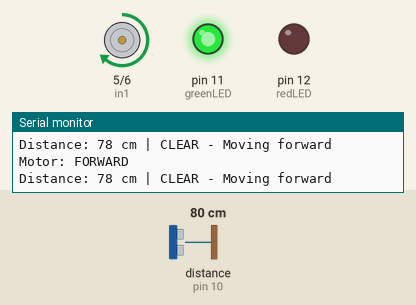
This sketch was run on a simulated Arduino Uno, built with avr-gcc and run on an emulated ATmega328P. On the bench: motor-driver pin pairs drawn as motors (green arrow = first pin HIGH = forward, orange = second pin HIGH = backward, longer = more drive, scaled by the enable pin), output pins drawn as LEDs (lit = HIGH), the last lines printed to the serial monitor. Wiring (inferred from the names in the program): ultrasonic range finder: trigger pin 9; echo pin 10. Inputs (shaded band) come from the test bench; at power-on: distance to the obstacle (sensor on pin 10) 80 cm. The echo pulse lasts 58.3 µs per cm; pins used as bus, display or sensor lines are not drawn.

Above: at 4.2 s.
4.3 s: distance to the obstacle (sensor on pin 10) set to 23 cm
7.3 s: distance to the obstacle (sensor on pin 10) set to 18 cm
At 8.7 s:
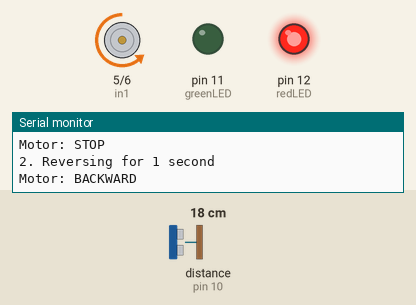
10.3 s: distance to the obstacle (sensor on pin 10) set to 5 cm
12.1 s: distance to the obstacle (sensor on pin 10) set to 2 cm
At 14.3 s:
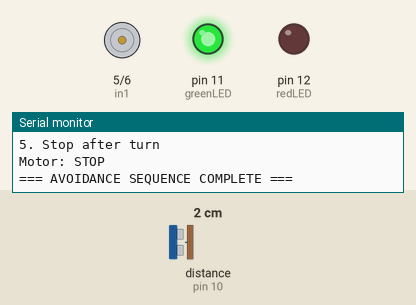
15.1 s: distance to the obstacle (sensor on pin 10) set to 4 cm
At 17.6 s:
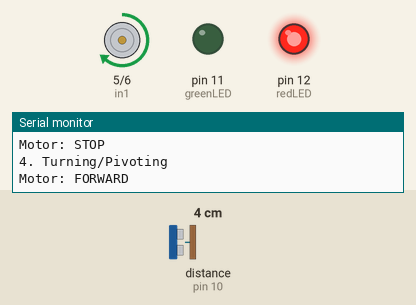
Timing chart, 0 to 19.1 s (numbered marks = the images above; inputs shaded):
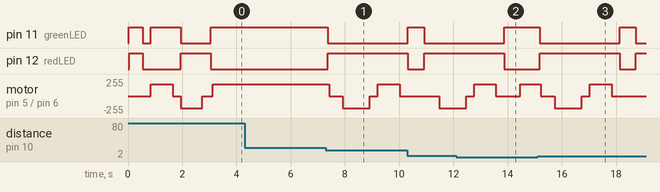

Measured:
- the behaviour switches between 21 and 20 cm on distance to the obstacle (sensor on pin 10) (found by bisection; images 0 and 1)
- the behaviour switches between 4 and 3 cm on distance to the obstacle (sensor on pin 10) (found by bisection; images 1 and 2)
- after the input at 7.3 s, pin 11 (greenLED): HIGH → LOW after 0.06 s; pin 12 (redLED): LOW → HIGH after 0.06 s; motor on pin 5 (in1) / pin 6 (in2): forward 180/255 → stopped after 0.11 s, → backward 180/255 0.50 s later, → stopped 1.0 s later, → forward 180/255 0.30 s later, … (5 changes in this stretch)
- after the input at 12.1 s, pin 11 (greenLED): goes on until 13.9 s, then stays HIGH; pin 12 (redLED): goes on until 13.9 s, then stays LOW
- after the input at 15.1 s, pin 11 (greenLED): HIGH → LOW after 0.08 s, → HIGH 3.0 s later, → LOW 0.60 s later; pin 12 (redLED): LOW → HIGH after 0.08 s, → LOW 3.0 s later, → HIGH 0.60 s later

The sketch:

Experiment4.ino
```cpp
/*
 * SINGLE MOTOR OBSTACLE AVOIDANCE SYSTEM
 * Motor moves forward, stops/reverses when obstacle detected
 * LEDs indicate status
 */

// ========== PIN DEFINITIONS ==========
// Ultrasonic Sensor
const int trigPin = 9;
const int echoPin = 10;

// Single Motor Control (using Motor A on L298N)
const int enA = 3;     // ENABLE A (PWM speed control)
const int in1 = 5;     // Direction 1
const int in2 = 6;     // Direction 2

// LED Indicators
const int greenLED = 11;  // Clear path
const int redLED = 12;    // Obstacle detected

// ========== SYSTEM PARAMETERS ==========
const int OBSTACLE_DISTANCE = 20;   // Distance threshold in cm
const int FORWARD_SPEED = 180;      // PWM 0-255
const int REVERSE_SPEED = 160;      // PWM 0-255
const int REVERSE_TIME = 1000;      // ms to reverse
const int TURN_TIME = 800;          // ms to "turn" (actually pivot)

// Variables
long distance = 0;
unsigned long lastObstacleTime = 0;
bool isAvoiding = false;

// ========== SETUP ==========
void setup() {
  Serial.begin(9600);
  Serial.println("Single Motor Obstacle Avoidance System");
  Serial.println("======================================");

  // Configure Ultrasonic pins
  pinMode(trigPin, OUTPUT);
  pinMode(echoPin, INPUT);

  // Configure Motor pins
  pinMode(enA, OUTPUT);
  pinMode(in1, OUTPUT);
  pinMode(in2, OUTPUT);

  // Configure LED pins
  pinMode(greenLED, OUTPUT);
  pinMode(redLED, OUTPUT);

  // Initial state: STOPPED, Green LED ON
  stopMotor();
  digitalWrite(greenLED, HIGH);
  digitalWrite(redLED, LOW);

  // Brief startup sequence
  startupSequence();

  Serial.println("System Ready!");
  Serial.println("Place obstacle within 20cm to test");
  Serial.println();
}

// ========== MAIN LOOP ==========
void loop() {
  // Measure distance
  distance = getDistance();

  // Display distance on Serial Monitor
  Serial.print("Distance: ");
  Serial.print(distance);
  Serial.print(" cm | ");

  // If currently avoiding obstacle, complete the maneuver
  if (isAvoiding) {
    Serial.println("Completing avoidance maneuver...");
    delay(100);
    return;
  }

  // Check for obstacle
  if (distance < OBSTACLE_DISTANCE && distance > 2) {
    // OBSTACLE DETECTED
    Serial.println("OBSTACLE! Taking action...");
    digitalWrite(greenLED, LOW);
    digitalWrite(redLED, HIGH);

    // Execute avoidance sequence
    avoidObstacle();

    // Clear flags
    isAvoiding = false;
    digitalWrite(redLED, LOW);
    digitalWrite(greenLED, HIGH);

    // Wait a moment before resuming
    delay(500);
  }
  else {
    // CLEAR PATH - Move forward
    Serial.println("CLEAR - Moving forward");
    digitalWrite(greenLED, HIGH);
    digitalWrite(redLED, LOW);
    moveForward();
  }

  delay(100); // Small delay between readings
}

// ========== ULTRASONIC FUNCTIONS ==========
long getDistance() {
  // Send pulse
  digitalWrite(trigPin, LOW);
  delayMicroseconds(2);
  digitalWrite(trigPin, HIGH);
  delayMicroseconds(10);
  digitalWrite(trigPin, LOW);

  // Read echo
  long duration = pulseIn(echoPin, HIGH, 30000); // 30ms timeout

  // Calculate distance
  long distance = duration * 0.034 / 2;

  // Return valid distance or 999 if out of range
  if (distance <= 0 || distance > 400) {
    return 999;
  }
  return distance;
}

// ========== OBSTACLE AVOIDANCE SEQUENCE ==========
void avoidObstacle() {
  isAvoiding = true;

  Serial.println("=== AVOIDANCE SEQUENCE STARTED ===");

  // Step 1: STOP
  Serial.println("1. Stopping motor");
  stopMotor();
  delay(500);

  // Step 2: REVERSE
  Serial.println("2. Reversing for 1 second");
  digitalWrite(redLED, HIGH);
  digitalWrite(greenLED, LOW);
  moveBackward();
  delay(REVERSE_TIME);

  // Step 3: STOP briefly
  Serial.println("3. Brief pause");
  stopMotor();
  delay(300);

  // Step 4: "TURN" (Pivot in place by moving motor forward)
  Serial.println("4. Turning/Pivoting");
  moveForward();  // This will cause single-wheel turn
  delay(TURN_TIME);

  // Step 5: STOP
  Serial.println("5. Stop after turn");
  stopMotor();
  delay(300);

  Serial.println("=== AVOIDANCE SEQUENCE COMPLETE ===");
  isAvoiding = false;
}

// ========== MOTOR CONTROL FUNCTIONS ==========
void moveForward() {
  Serial.println("Motor: FORWARD");
  digitalWrite(in1, HIGH);
  digitalWrite(in2, LOW);
  analogWrite(enA, FORWARD_SPEED);
}

void moveBackward() {
  Serial.println("Motor: BACKWARD");
  digitalWrite(in1, LOW);
  digitalWrite(in2, HIGH);
  analogWrite(enA, REVERSE_SPEED);
}

void stopMotor() {
  Serial.println("Motor: STOP");
  digitalWrite(in1, LOW);
  digitalWrite(in2, LOW);
  analogWrite(enA, 0);
}

// Pivot turn (simulated with single wheel)
void pivotTurn() {
  Serial.println("Motor: PIVOT TURN");
  // Rapid on/off to simulate searching
  for (int i = 0; i < 3; i++) {
    moveForward();
    delay(200);
    stopMotor();
    delay(100);
  }
}

// ========== STARTUP SEQUENCE ==========
void startupSequence() {
  Serial.println("Starting up...");

  // LEDs test
  digitalWrite(greenLED, HIGH);
  digitalWrite(redLED, HIGH);
  delay(500);
  digitalWrite(greenLED, LOW);
  digitalWrite(redLED, LOW);
  delay(300);

  // Motor test sequence
  Serial.println("Testing motor...");

  // Forward test
  digitalWrite(greenLED, HIGH);
  moveForward();
  delay(800);
  stopMotor();
  delay(300);

  // Backward test
  digitalWrite(greenLED, LOW);
  digitalWrite(redLED, HIGH);
  moveBackward();
  delay(800);
  stopMotor();
  delay(300);

  // Return to initial state
  stopMotor();
  digitalWrite(redLED, LOW);
  digitalWrite(greenLED, HIGH);

  Serial.println("Startup complete!");
}

// ========== MANUAL TEST FUNCTION ==========
void manualTest() {
  Serial.println("\n=== MANUAL TEST MODE ===");
  Serial.println("Press any key to start test...");
  while(!Serial.available());
  Serial.read();

  Serial.println("1. Testing FORWARD (3 sec)");
  moveForward();
  delay(3000);

  Serial.println("2. Testing BACKWARD (3 sec)");
  moveBackward();
  delay(3000);

  Serial.println("3. Testing OBSTACLE AVOIDANCE");
  avoidObstacle();

  Serial.println("4. Testing COMPLETE");
  stopMotor();
  digitalWrite(greenLED, HIGH);
  digitalWrite(redLED, LOW);

  Serial.println("Returning to normal operation...");
  delay(1000);
}

// ========== EXTRA: ADD MANUAL TEST TRIGGER ==========
// Uncomment to enable manual testing with Serial command
/*
void serialEvent() {
  if (Serial.available()) {
    char command = Serial.read();
    if (command == 't' || command == 'T') {
      manualTest();
    }
    if (command == 's' || command == 'S') {
      stopMotor();
      Serial.println("Motor STOPPED by user");
    }
  }
}
*/
```
